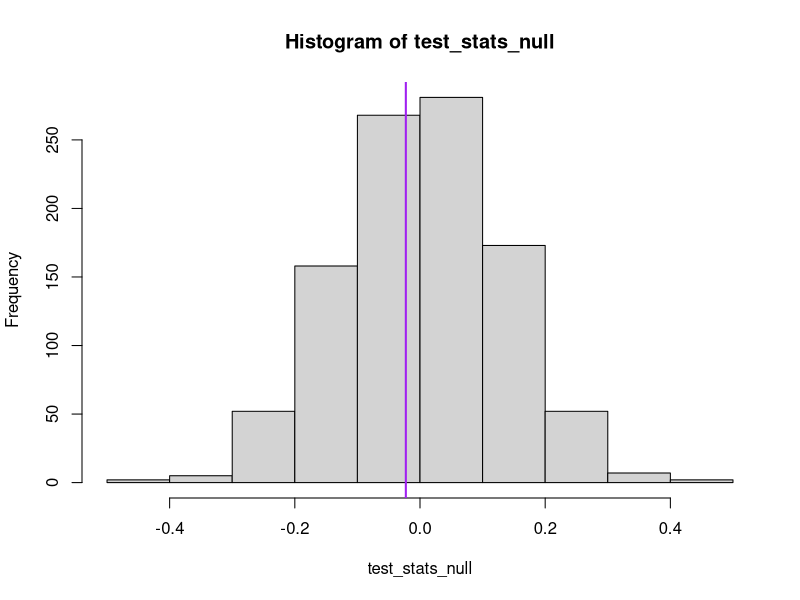
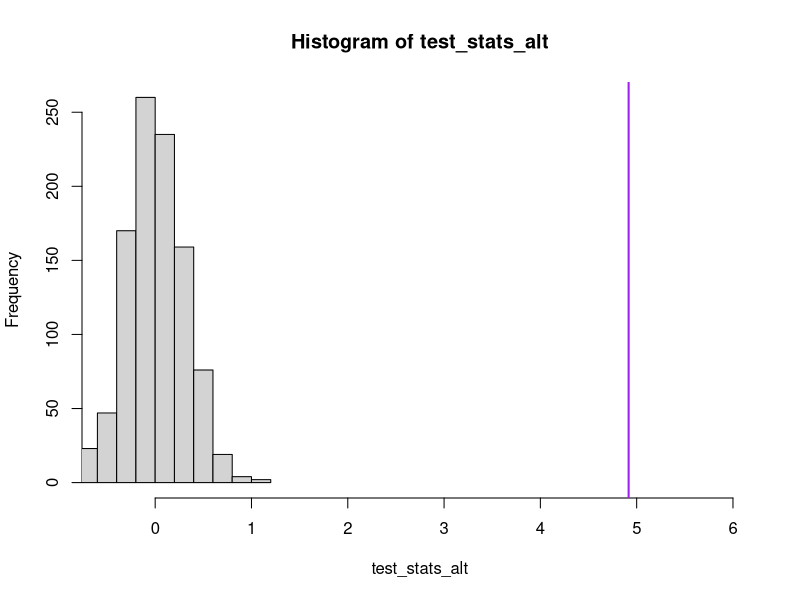
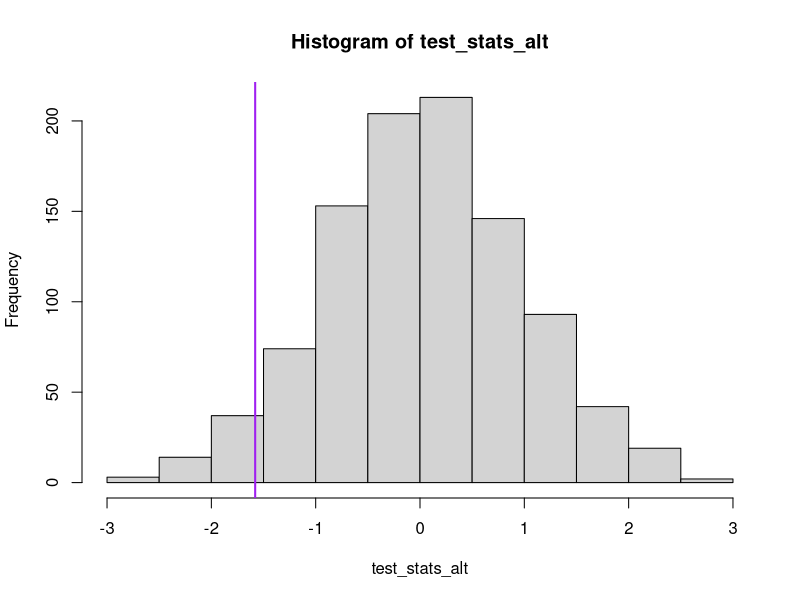

Source code (R) for these figures, in order:
carrier <- rep(c(0,1), c(100,200))

# an example where y is independent of the gene
null_y <- rnorm(300) 
# an example where y is dependent on the gene
alt_y <- rnorm(300, mean = carrier * 5) 


t.test(null_y[carrier == 0], null_y[carrier == 1], var.equal=TRUE)
t.test(alt_y[carrier == 0], alt_y[carrier == 1], var.equal=TRUE)

set.seed(1)
null_diff <- mean(null_y[carrier==1]) - mean(null_y[carrier==0])
single_test <- function(label, y) {
  resample <- sample(label)
  # resample test statistic
  mean(y[resample == 1]) - mean(y[resample == 0])
}
test_stats_null <- replicate(1000, single_test(carrier, null_y))



hist(test_stats_null)
abline(v = null_diff, lwd=2, col="purple")

mean(abs(test_stats_null) > abs(null_diff)) # P-value




set.seed(1)
alt_diff <- mean(alt_y[carrier==1]) - mean(alt_y[carrier==0])
test_stats_alt <- replicate(1000, single_test(carrier, alt_y))
hist(test_stats_alt, xlim = c(-0.5, 6))
abline(v = alt_diff, lwd=2, col="purple")
mean(abs(test_stats_alt) > abs(alt_diff)) # P-value






head(sleep)
test_stat <- mean(sleep$extra[sleep$group == 1]) - 
  mean(sleep$extra[sleep$group == 2])

single_test <- function(label, y) {
  resample <- sample(label)
  # resample test statistic
  mean(y[resample == 1]) - mean(y[resample == 2])
}

test_stats_alt <- replicate(1000, single_test(sleep$group, sleep$extra))
hist(test_stats_alt)
abline(v = test_stat, lwd=2, col="purple")

mean(abs(test_stats_alt) > abs(test_stat)) # P-value
#p value is the probobility of seing data that is more extreme what we got. 
#in this case everything left of -1.5 and right of 1.5


run_one_sim <- function(seed){
  
  set.seed(seed)
  x <- rnorm(10, mean=1, sd=1)
  res <- t.test(x)
  p_val <- res$p.value
  return(p_val < 0.05)
}


mean(sapply(1:10000, run_one_sim))
#percent of time we reject H0
#if mean is set lower, than more data needed to establish that effect 
#is actually present





